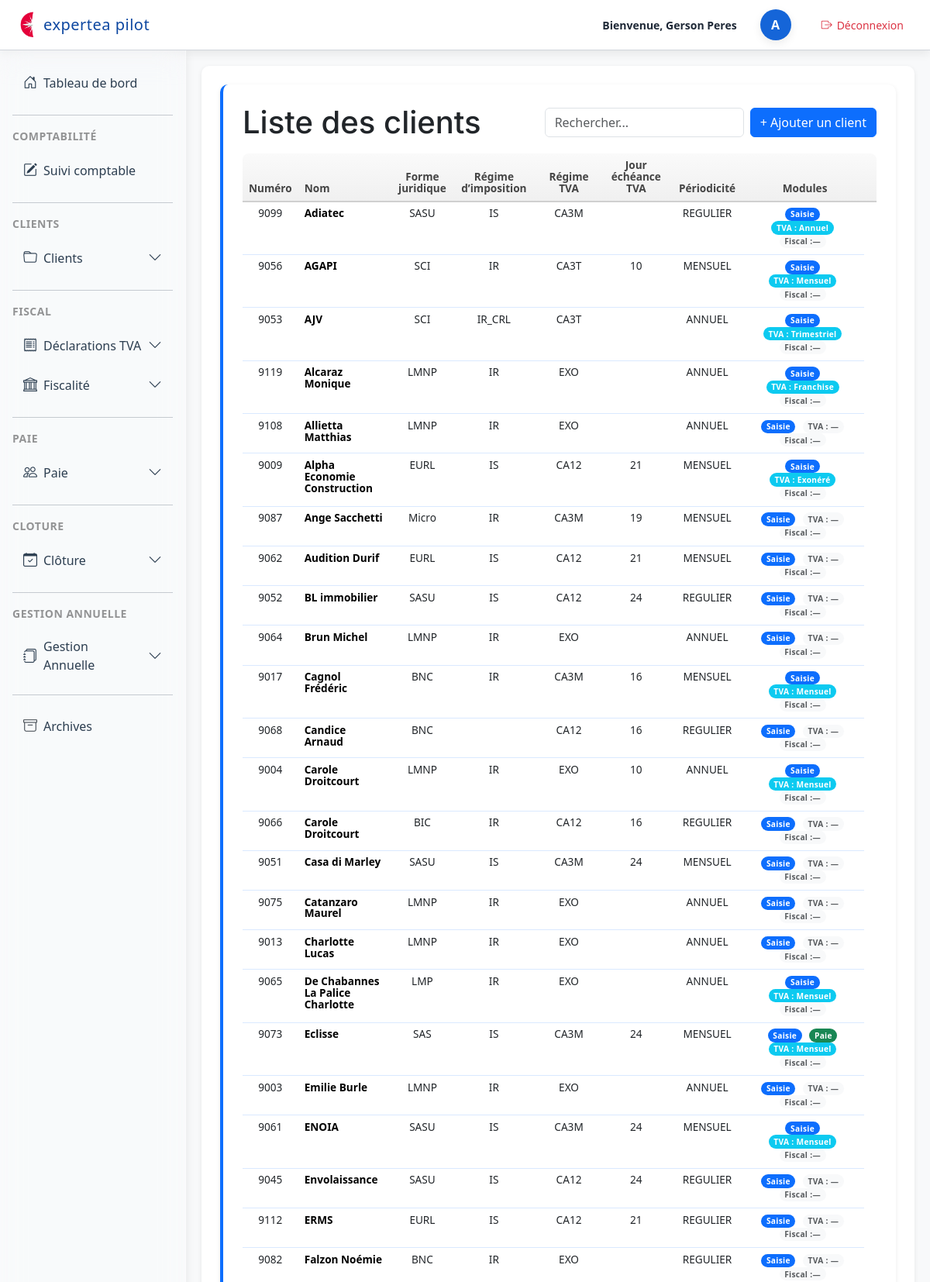
The page /dossiers/clients/ (signed in, upper part) on the database its author committed.
### dossiers/models.py (models this page shows, shortened)
class Client(models.Model):
    REGIME_IMPOSITION_CHOICES = [
        ('IS', 'IS'),
        ('IR', 'IR'),
        ("RS", "Réel simplifié"),
        ("RN", "Réel normal"),
        ("MICRO", "Micro"),
        ("IR_CRL", "IR (CRL)"),
    ]
    REGIME_TVA_CHOICES = [
        ('CA3M', 'CA3 mensuelle'),
        ('CA3T', 'CA3 trimestrielle'),
        ('CA12', 'CA12'),
        ('FRANCHISE', 'Franchise'),
        ('EXO', 'Exonéré'),
    ]
    PERIODICITE_CHOICES = [
        ('MENSUEL', 'Mensuel'),
        ('TRIMESTRIEL', 'Trimestriel'),
        ('ANNUEL', 'Annuel'),
        ('REGULIER', 'Régulier'),
    ]
    user = models.OneToOneField(
        User,
        on_delete=models.CASCADE,
        null=True,
        blank=True,
        help_text="Utilisateur associé à ce client"
    )
    numero = models.IntegerField(null=True, blank=True)
    nom = models.CharField(max_length=255)
    forme_juridique = models.CharField(max_length=50)
    regime_imposition = models.CharField(
        max_length=20,
        choices=REGIME_IMPOSITION_CHOICES,
        null=True,
        blank=True
    )
    date_cloture = models.CharField(max_length=10, blank=True, null=True)
    regime_tva = models.CharField(
        max_length=20,
        choices=REGIME_TVA_CHOICES
    )
    periodicite = models.CharField(
        max_length=20,
        choices=PERIODICITE_CHOICES,
        null=True,
        blank=True,
        verbose_name="Périodicité de la saisie",
    )
    jour_echeance_tva = models.PositiveSmallIntegerField(
        blank=True,
        null=True,
        help_text="Jour du mois pour l'échéance TVA (1 à 31)"
    )
    commentaires = models.TextField(blank=True)
    archive = models.BooleanField(default=False)
    module_saisie = models.BooleanField(default=False, verbose_name="Saisie comptable")
    module_tva = models.BooleanField(default=False)
    module_cfe = models.BooleanField(default=False, verbose_name="CFE")
    module_cvae = models.BooleanField(default=False, verbose_name="CVAE")
    module_tvs = models.BooleanField(default=False, verbose_name="TVS")
    module_cloture = models.BooleanField(default=False, verbose_name="Clôture")
    module_dividendes = models.BooleanField(default=False, verbose_name="Dividendes")
    module_social = models.BooleanField(default=False, verbose_name="Social")
    module_ir = models.BooleanField(default=False, verbose_name="IR personnel")
    module_suivi_mission = models.BooleanField(default=False, verbose_name="Suivi mission et LAB")
    module_paie = models.BooleanField(default=False, verbose_name="Module Paie")

class TVAClientAnnee(models.Model):
    client = models.ForeignKey(Client, on_delete=models.CASCADE)
    annee = models.ForeignKey(TVAAnnee, on_delete=models.CASCADE)
    module = models.ForeignKey(TVAModule, on_delete=models.CASCADE, related_name="clients")
    class Meta:
        unique_together = ("client", "annee", "module")

class TVAModule(models.Model):
    TVA_TYPES = [
        ("CA3M", "Mensuel"),
        ("CA3T", "Trimestriel"),
        ("CA12", "Annuel"),
        ("FR", "Franchise"),
        ("EXO", "Exonéré"),
    ]
    annee = models.ForeignKey(TVAAnnee, on_delete=models.CASCADE, related_name="modules")
    type = models.CharField(max_length=10, choices=TVA_TYPES)

### dossiers/views.py (the view)
# urls.py: path("clients/", views.liste_clients, name="liste_clients"),
@login_required
def liste_clients(request):
    clients = Client.objects.filter(archive=False).order_by(Lower("nom"))
    annee_en_cours = datetime.now().year
    tva_annee = TVAAnnee.objects.filter(annee=annee_en_cours).first()
    fiscale_annee = AnneeFiscale.objects.filter(annee=annee_en_cours).first()
    clients = clients.prefetch_related(
        Prefetch(
            "tvaclientannee_set",
            queryset=TVAClientAnnee.objects.filter(annee=tva_annee).select_related("module"),
            to_attr="tva_actuelle"
        ),
        Prefetch(
            "clientmodulefiscal_set",
            queryset=ClientModuleFiscal.objects.filter(annee=fiscale_annee).select_related("module"),
            to_attr="fiscal_actuel"
        )
    )
    form = ClientForm()  # ← tu gardes ton form
    return render(request, "dossiers/liste_clients.html", {
        "clients": clients,
        "annee_en_cours": annee_en_cours,
        "form": form,
    })

### dossiers/templates/dossiers/liste_clients.html (shortened to what this page needs)
{% extends "base.html" %}
{% block content %}
<section class="section">
    <div class="d-flex justify-content-between align-items-center mb-3">
        <h1 class="mb-0">Liste des clients</h1>
        <div class="d-flex align-items-center gap-2">
            <input type="text"
                   id="global-search"
                   placeholder="Rechercher..."
                   class="global-search form-control">
<a href="{% url 'ajouter_client' %}"
   class="btn btn-primary"
   style="white-space: nowrap; height: 38px;">
    + Ajouter un client
</a>
        </div>
    </div>
    <div class="table-responsive">
        <table class="table">
            <thead>
                <tr>
                    <th>Numéro</th>
                    <th>Nom</th>
                    <th>Forme juridique</th>
                    <th>Régime d’imposition</th>
                    <th>Régime TVA</th>
                    <th>Jour échéance TVA</th>
                    <th>Périodicité</th>
                    <th>Modules</th>
                    <th></th>
                </tr>
            </thead>
            <tbody>
                {% for client in clients %}
                <tr>
<tr style="cursor:pointer;" onclick="window.location.href='{% url 'fiche_client' client.id %}'"> <td>{{ client.numero }}</td>
                    <td>
                        <a href="{% url 'fiche_client' client.id %}" class="client-link">
                            {{ client.nom }}
                        </a>
                    </td>
                    <td>{{ client.forme_juridique|default_if_none:"" }}</td>
                    <td>{{ client.regime_imposition|default_if_none:"" }}</td>
                    <td>{{ client.regime_tva|default_if_none:"" }}</td>
                    <td>{{ client.jour_echeance_tva|default_if_none:"" }}</td>
                    <td>{{ client.periodicite|default_if_none:"" }}</td>
<td class="text-center">
    {% if client.module_saisie %}
        <span class="badge rounded-pill bg-primary">Saisie</span>
    {% endif %}
    {% if client.module_paie %}
        <span class="badge rounded-pill bg-success">Paie</span>
    {% endif %}
    {% if client.tva_actuelle %}
        {% with tva=client.tva_actuelle.0 %}
            <span class="badge rounded-pill bg-info">
                TVA : {{ tva.module.get_type_display }}
            </span>
        {% endwith %}
    {% else %}
        <span class="badge rounded-pill bg-light text-muted">TVA : —</span>
    {% endif %}
    {% if client.fiscal_actuel %}
        {% for mf in client.fiscal_actuel %}
            <span class="badge rounded-pill bg-warning text-dark">
                {{ mf.module.nom }}
            </span>
        {% endfor %}
    {% else %}
        <span class="badge rounded-pill bg-light text-muted">Fiscal :—</span>
    {% endif %}
</td>
                </tr>
                {% endfor %}
            </tbody>
        </table>
    </div>
</section>
{% endblock %}

### dossiers/templates/base.html (shortened to what this page needs)
<!DOCTYPE html>
<html lang="fr">
<head>
    {% load static %}
    <link rel="stylesheet" href="{% static 'css/base.css' %}">
    <link rel="stylesheet" href="{% static 'css/dashboard.css' %}">
    <link rel="stylesheet"
          href="https://cdn.jsdelivr.net/npm/bootstrap@5.3.0/dist/css/bootstrap.min.css">
    <link rel="stylesheet"
      href="https://cdn.jsdelivr.net/npm/bootstrap-icons@1.11.3/font/bootstrap-icons.css">
</head>
<body class="bg-light">
<header class="top-header">
    <div class="header-left">
        <img src="{% static 'img/logo.png' %}" alt="Logo" class="header-logo">
        <span class="header-title">expertea pilot</span>
    </div>
    <div class="header-right">
        <span class="welcome-text">Bienvenue, {{request.user.get_full_name }}</span>
        <div class="avatar-circle d-flex justify-content-center align-items-center"
             style="width:40px; height:40px; border-radius:50%; background:#1565d8; color:white; font-weight:600; margin-left:15px;">
            {{ user.username|first|upper }}
        </div>
<a href="{% url 'logout' %}"
   class="btn btn-sm d-flex align-items-center"
   style="margin-left: 15px; background:white; color:#dc3545; border-radius:12px;">
    <i class="bi bi-box-arrow-right" style="margin-right:6px;"></i>
    Déconnexion
</a>
    </div>
</header>
<div class="layout-container d-flex w-100">
    <div class="sidebar-column position-relative d-flex flex-column">
        <aside id="sidebar" class="sidebar p-3">
            <nav class="nav flex-column">
<a class="nav-link d-flex align-items-center gap-2 {% if request.resolver_match.url_name == 'dashboard' %}active{% endif %}"
   href="{% url 'user_space' %}">
    <i class="bi bi-house-door"></i>
    <span class="sidebar-text">Tableau de bord</span>
</a>
                <hr class="sidebar-separator my-3 opacity-25">
                <div class="sidebar-section-title text-uppercase small opacity-75 mb-2">
                    Comptabilité
                </div>
                <a class="nav-link text-white d-flex align-items-center gap-2 {% if request.resolver_match.url_name == 'liste_suivi_comptable' %}active{% endif %}"
                   href="{% url 'liste_suivi_comptable' %}">
                    <i class="bi bi-pencil-square"></i>
                    <span class="sidebar-text">Suivi comptable</span>
                </a>
                <hr class="sidebar-separator my-3 opacity-25">
                <div class="sidebar-section-title text-uppercase small opacity-75 mb-2">
                    CLIENTS
                </div>
                <div class="nav-item">
                    <a class="nav-link text-white d-flex align-items-center gap-2"
                       data-bs-toggle="collapse"
                       href="#menuCLIENTS"
                       role="button"
                       aria-expanded="false"
                       aria-controls="menuCLIENTS">
                        <i class="bi bi-folder"></i>
                        <span class="sidebar-text">Clients</span>
                        <i class="bi bi-chevron-down ms-auto small"></i>
                    </a>
                </div>
                <hr class="sidebar-separator my-3 opacity-25">
                <div class="sidebar-section-title text-uppercase small opacity-75 mb-2">
                    FISCAL
                </div>
                <div class="nav-item">
                    <a class="nav-link text-white d-flex align-items-center gap-2"
                       data-bs-toggle="collapse"
                       href="#menuTVA"
                       role="button"
                       aria-expanded="false"
                       aria-controls="menuTVA">
                        <i class="bi bi-receipt"></i>
                        <span class="sidebar-text">Déclarations TVA</span>
                        <i class="bi bi-chevron-down ms-auto small"></i>
                    </a>
                </div>
		<div class="nav-item">
		    <a class="nav-link text-white d-flex align-items-center gap-2"
		       data-bs-toggle="collapse"
		       href="#menuFISCAL"
		       role="button"
		       aria-expanded="false"
		       aria-controls="menuFISCAL">
		        <i class="bi bi-bank"></i>
		        <span class="sidebar-text">Fiscalité</span>
		        <i class="bi bi-chevron-down ms-auto small"></i>
		    </a>
</div>
		<hr class="sidebar-separator my-3 opacity-25">
		<div class="sidebar-section-title text-uppercase small opacity-75 mb-2">
		    Paie
		</div>
		<div class="nav-item">
		    <a class="nav-link text-white d-flex align-items-center gap-2"
		       data-bs-toggle="collapse"
		       href="#menuPAIE"
		       role="button"
		       aria-expanded="false"
		       aria-controls="menuPAIE">
		        <i class="bi bi-people"></i>
		        <span class="sidebar-text">Paie</span>
		        <i class="bi bi-chevron-down ms-auto small"></i>
		    </a>
    </div>
<hr class="sidebar-separator my-3 opacity-25">
<div class="sidebar-section-title text-uppercase small opacity-75 mb-2">
    CLOTURE
</div>
<div class="nav-item">
    <a class="nav-link text-white d-flex align-items-center gap-2"
       data-bs-toggle="collapse"
       href="#menuCLOTURE"
       role="button"
       aria-expanded="false"
       aria-controls="menuCLOTURE">
        <i class="bi bi-calendar-check"></i>
        <span class="sidebar-text">Clôture</span>
        <i class="bi bi-chevron-down ms-auto small"></i>
    </a>
</div>
		<hr class="sidebar-separator my-3 opacity-25">
		<div class="sidebar-section-title text-uppercase small opacity-75 mb-2">
		    Gestion Annuelle
		</div>
		<div class="nav-item">
		    <a class="nav-link text-white d-flex align-items-center gap-2"
		       data-bs-toggle="collapse"
		       href="#menuANNUEL"
		       role="button"
		       aria-expanded="false"
		       aria-controls="menuANNUEL">
		        <i class="bi bi-journals"></i>
		        <span class="sidebar-text">Gestion Annuelle</span>
		        <i class="bi bi-chevron-down ms-auto small"></i>
		    </a>
                <hr class="sidebar-separator my-3 opacity-25">
<a class="nav-link d-flex align-items-center gap-2 {% if request.resolver_match.url_name == 'archives_clients' %}active{% endif %}"
   href="{% url 'archives_clients' %}">
    <i class="bi bi-archive"></i>
    <span class="sidebar-text">Archives</span>
</a>
            </nav>
        </aside>
    </div>
    <main class="flex-grow-1 p-4">
        {% block content %}
        {% endblock %}
    </main>
</div>
</body>
</html>

### rows shown on the page
Client: numero "9099", nom "Adiatec", forme_juridique "SASU", regime_imposition "IS", regime_tva "CA3M", periodicite "REGULIER", module_saisie "Saisie", tva_actuelle.0.module.type "Annuel", shows "Fiscal :—"
Client: numero "9056", nom "AGAPI", forme_juridique "SCI", regime_imposition "IR", regime_tva "CA3T", jour_echeance_tva "10", periodicite "MENSUEL", module_saisie "Saisie", tva_actuelle.0.module.type "Mensuel", shows "Fiscal :—"
Client: numero "9053", nom "AJV", forme_juridique "SCI", regime_imposition "IR_CRL", regime_tva "CA3T", periodicite "ANNUEL", module_saisie "Saisie", tva_actuelle.0.module.type "Trimestriel", shows "Fiscal :—"
Client: numero "9119", nom "Alcaraz Monique", forme_juridique "LMNP", regime_imposition "IR", regime_tva "EXO", periodicite "ANNUEL", module_saisie "Saisie", tva_actuelle.0.module.type "Franchise", shows "Fiscal :—"
Client: numero "9108", nom "Allietta Matthias", forme_juridique "LMNP", regime_imposition "IR", regime_tva "EXO", periodicite "ANNUEL", module_saisie "Saisie", shows "TVA : —", shows "Fiscal :—"
Client: numero "9009", nom "Alpha Economie Construction", forme_juridique "EURL", regime_imposition "IS", regime_tva "CA12", jour_echeance_tva "21", periodicite "MENSUEL", module_saisie "Saisie", tva_actuelle.0.module.type "Exonéré", shows "Fiscal :—"
Client: numero "9087", nom "Ange Sacchetti", forme_juridique "Micro", regime_imposition "IR", regime_tva "CA3M", jour_echeance_tva "19", periodicite "MENSUEL", module_saisie "Saisie", shows "TVA : —", shows "Fiscal :—"
Client: numero "9062", nom "Audition Durif", forme_juridique "EURL", regime_imposition "IS", regime_tva "CA12", jour_echeance_tva "21", periodicite "MENSUEL", module_saisie "Saisie", shows "TVA : —", shows "Fiscal :—"
Client: numero "9052", nom "BL immobilier", forme_juridique "SASU", regime_imposition "IS", regime_tva "CA12", jour_echeance_tva "24", periodicite "REGULIER", module_saisie "Saisie", shows "TVA : —", shows "Fiscal :—"
Client: numero "9064", nom "Brun Michel", forme_juridique "LMNP", regime_imposition "IR", regime_tva "EXO", periodicite "ANNUEL", module_saisie "Saisie", shows "TVA : —", shows "Fiscal :—"
Client: numero "9017", nom "Cagnol Frédéric", forme_juridique "BNC", regime_imposition "IR", regime_tva "CA3M", jour_echeance_tva "16", periodicite "MENSUEL", module_saisie "Saisie", tva_actuelle.0.module.type "Mensuel", shows "Fiscal :—"
Client: numero "9068", nom "Candice Arnaud", forme_juridique "BNC", regime_tva "CA12", jour_echeance_tva "16", periodicite "REGULIER", module_saisie "Saisie", shows "TVA : —", shows "Fiscal :—"
Client: numero "9004", nom "Carole Droitcourt", forme_juridique "LMNP", regime_imposition "IR", regime_tva "EXO", jour_echeance_tva "10", periodicite "ANNUEL", module_saisie "Saisie", tva_actuelle.0.module.type "Mensuel", shows "Fiscal :—"
Client: numero "9066", nom "Carole Droitcourt", forme_juridique "BIC", regime_imposition "IR", regime_tva "CA12", jour_echeance_tva "16", periodicite "REGULIER", module_saisie "Saisie", shows "TVA : —", shows "Fiscal :—"
Client: numero "9051", nom "Casa di Marley", forme_juridique "SASU", regime_imposition "IS", regime_tva "CA3M", jour_echeance_tva "24", periodicite "MENSUEL", module_saisie "Saisie", shows "TVA : —", shows "Fiscal :—"
Client: numero "9075", nom "Catanzaro Maurel", forme_juridique "LMNP", regime_imposition "IR", regime_tva "EXO", periodicite "ANNUEL", module_saisie "Saisie", shows "TVA : —", shows "Fiscal :—"
Client: numero "9013", nom "Charlotte Lucas", forme_juridique "LMNP", regime_imposition "IR", regime_tva "EXO", periodicite "ANNUEL", module_saisie "Saisie", shows "TVA : —", shows "Fiscal :—"
Client: numero "9065", nom "De Chabannes La Palice Charlotte", forme_juridique "LMP", regime_imposition "IR", regime_tva "EXO", periodicite "ANNUEL", module_saisie "Saisie", tva_actuelle.0.module.type "Mensuel", shows "Fiscal :—"
Client: numero "9073", nom "Eclisse", forme_juridique "SAS", regime_imposition "IS", regime_tva "CA3M", jour_echeance_tva "24", periodicite "MENSUEL", module_saisie "Saisie", module_paie "Paie", tva_actuelle.0.module.type "Mensuel", shows "Fiscal :—"
Client: numero "9003", nom "Emilie Burle", forme_juridique "LMNP", regime_imposition "IR", regime_tva "EXO", periodicite "ANNUEL", module_saisie "Saisie", shows "TVA : —", shows "Fiscal :—"
Client: numero "9061", nom "ENOIA", forme_juridique "SASU", regime_imposition "IS", regime_tva "CA3M", jour_echeance_tva "24", periodicite "MENSUEL", module_saisie "Saisie", tva_actuelle.0.module.type "Mensuel", shows "Fiscal :—"
Client: numero "9045", nom "Envolaissance", forme_juridique "SASU", regime_imposition "IS", regime_tva "CA12", jour_echeance_tva "24", periodicite "REGULIER", module_saisie "Saisie", shows "TVA : —", shows "Fiscal :—"
Client: numero "9112", nom "ERMS", forme_juridique "EURL", regime_imposition "IS", regime_tva "CA12", jour_echeance_tva "21", periodicite "REGULIER", module_saisie "Saisie", shows "TVA : —", shows "Fiscal :—"
Client: numero "9082", nom "Falzon Noémie", forme_juridique "BNC", regime_imposition "IR", regime_tva "EXO", periodicite "REGULIER", module_saisie "Saisie", shows "TVA : —", shows "Fiscal :—"

### other values the page prints
{{ request.user.get_full_name }} "Gerson Peres"
{{ user.username|first|upper }} "A"
